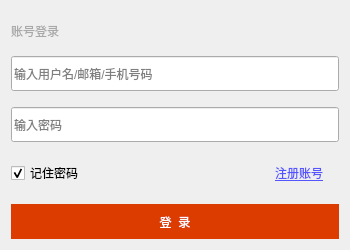
<?xml version="1.0" encoding="UTF-8"?>
<ui version="4.0">
 <class>CLoginDialog</class>
 <widget class="QDialog" name="CLoginDialog">
  <property name="geometry">
   <rect>
    <x>0</x>
    <y>0</y>
    <width>350</width>
    <height>250</height>
   </rect>
  </property>
  <property name="minimumSize">
   <size>
    <width>350</width>
    <height>250</height>
   </size>
  </property>
  <property name="maximumSize">
   <size>
    <width>350</width>
    <height>250</height>
   </size>
  </property>
  <property name="focusPolicy">
   <enum>Qt::ClickFocus</enum>
  </property>
  <property name="windowTitle">
   <string>CSDN登陆界面</string>
  </property>
  <layout class="QHBoxLayout" name="horizontalLayout">
   <item>
    <layout class="QVBoxLayout" name="verticalLayout">
     <item>
      <widget class="QLabel" name="label">
       <property name="styleSheet">
        <string notr="true">QLabel{
color: rgb(169, 169, 169);
}
</string>
       </property>
       <property name="text">
        <string>账号登录</string>
       </property>
      </widget>
     </item>
     <item>
      <widget class="QLineEdit" name="lineEdit_Account">
       <property name="minimumSize">
        <size>
         <width>0</width>
         <height>35</height>
        </size>
       </property>
       <property name="maximumSize">
        <size>
         <width>16777215</width>
         <height>35</height>
        </size>
       </property>
       <property name="placeholderText">
        <string>输入用户名/邮箱/手机号码</string>
       </property>
      </widget>
     </item>
     <item>
      <spacer name="verticalSpacer">
       <property name="orientation">
        <enum>Qt::Vertical</enum>
       </property>
       <property name="sizeType">
        <enum>QSizePolicy::Minimum</enum>
       </property>
       <property name="sizeHint" stdset="0">
        <size>
         <width>20</width>
         <height>10</height>
        </size>
       </property>
      </spacer>
     </item>
     <item>
      <widget class="QLineEdit" name="lineEdit_Pass">
       <property name="minimumSize">
        <size>
         <width>0</width>
         <height>35</height>
        </size>
       </property>
       <property name="maximumSize">
        <size>
         <width>16777215</width>
         <height>35</height>
        </size>
       </property>
       <property name="echoMode">
        <enum>QLineEdit::Password</enum>
       </property>
       <property name="placeholderText">
        <string>输入密码</string>
       </property>
      </widget>
     </item>
     <item>
      <spacer name="verticalSpacer_2">
       <property name="orientation">
        <enum>Qt::Vertical</enum>
       </property>
       <property name="sizeType">
        <enum>QSizePolicy::Minimum</enum>
       </property>
       <property name="sizeHint" stdset="0">
        <size>
         <width>20</width>
         <height>10</height>
        </size>
       </property>
      </spacer>
     </item>
     <item>
      <layout class="QHBoxLayout" name="horizontalLayout_3">
       <item>
        <widget class="QCheckBox" name="checkBox_RemPass">
         <property name="text">
          <string>记住密码</string>
         </property>
         <property name="checked">
          <bool>true</bool>
         </property>
        </widget>
       </item>
       <item>
        <spacer name="horizontalSpacer">
         <property name="orientation">
          <enum>Qt::Horizontal</enum>
         </property>
         <property name="sizeHint" stdset="0">
          <size>
           <width>40</width>
           <height>20</height>
          </size>
         </property>
        </spacer>
       </item>
       <item>
        <widget class="QPushButton" name="pBtnRegister">
         <property name="maximumSize">
          <size>
           <width>16777215</width>
           <height>30</height>
          </size>
         </property>
         <property name="focusPolicy">
          <enum>Qt::NoFocus</enum>
         </property>
         <property name="styleSheet">
          <string notr="true">QPushButton{
	color: rgb(85, 85, 255);
	text-decoration: underline;
}
</string>
         </property>
         <property name="text">
          <string>注册账号</string>
         </property>
         <property name="flat">
          <bool>true</bool>
         </property>
        </widget>
       </item>
      </layout>
     </item>
     <item>
      <spacer name="verticalSpacer_3">
       <property name="orientation">
        <enum>Qt::Vertical</enum>
       </property>
       <property name="sizeType">
        <enum>QSizePolicy::Minimum</enum>
       </property>
       <property name="sizeHint" stdset="0">
        <size>
         <width>17</width>
         <height>10</height>
        </size>
       </property>
      </spacer>
     </item>
     <item>
      <widget class="QPushButton" name="pBtnLogin">
       <property name="sizePolicy">
        <sizepolicy hsizetype="Minimum" vsizetype="Preferred">
         <horstretch>0</horstretch>
         <verstretch>0</verstretch>
        </sizepolicy>
       </property>
       <property name="minimumSize">
        <size>
         <width>100</width>
         <height>35</height>
        </size>
       </property>
       <property name="maximumSize">
        <size>
         <width>16777215</width>
         <height>35</height>
        </size>
       </property>
       <property name="styleSheet">
        <string notr="true">QPushButton{
	background-color: rgb(220, 60, 0);
	color: rgb(255, 255, 255);
	border:0px;
	font: 12pt &quot;Adobe Arabic&quot;;
}
QPushButton:hover{
	background-color: rgb(170, 0, 0);
	color: rgb(255, 255, 255);
	font: 12pt &quot;Adobe Arabic&quot;;
}
QPushButton:pressed{
	background-color: rgb(220, 60, 0);
	color: rgb(255, 255, 255);
	font: 12pt &quot;Adobe Arabic&quot;;
}
</string>
       </property>
       <property name="text">
        <string>登  录</string>
       </property>
       <property name="autoDefault">
        <bool>true</bool>
       </property>
       <property name="default">
        <bool>false</bool>
       </property>
       <property name="flat">
        <bool>false</bool>
       </property>
      </widget>
     </item>
    </layout>
   </item>
  </layout>
 </widget>
 <resources/>
 <connections/>
</ui>
